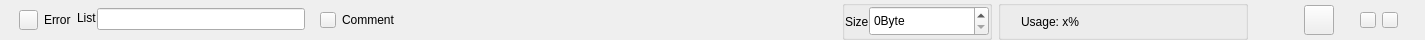
<?xml version="1.0" encoding="UTF-8"?>
<ui version="4.0">
 <class>C_SdNdeDpListHeaderWidget</class>
 <widget class="QWidget" name="C_SdNdeDpListHeaderWidget">
  <property name="geometry">
   <rect>
    <x>0</x>
    <y>0</y>
    <width>1425</width>
    <height>40</height>
   </rect>
  </property>
  <property name="minimumSize">
   <size>
    <width>0</width>
    <height>40</height>
   </size>
  </property>
  <property name="maximumSize">
   <size>
    <width>16777215</width>
    <height>40</height>
   </size>
  </property>
  <layout class="QHBoxLayout" name="horizontalLayout_11">
   <property name="spacing">
    <number>0</number>
   </property>
   <property name="leftMargin">
    <number>19</number>
   </property>
   <property name="topMargin">
    <number>0</number>
   </property>
   <property name="rightMargin">
    <number>27</number>
   </property>
   <property name="bottomMargin">
    <number>0</number>
   </property>
   <item>
    <layout class="QHBoxLayout" name="pc_TopHorizontalLayout" stretch="0,0,2,0,4,0,0,0,0,0,0,0,0">
     <property name="spacing">
      <number>6</number>
     </property>
     <item>
      <widget class="stw::opensyde_gui_elements::C_OgePubIconOnly" name="pc_PushButtonExpand">
       <property name="minimumSize">
        <size>
         <width>19</width>
         <height>20</height>
        </size>
       </property>
       <property name="maximumSize">
        <size>
         <width>19</width>
         <height>20</height>
        </size>
       </property>
       <property name="text">
        <string/>
       </property>
       <property name="checkable">
        <bool>true</bool>
       </property>
      </widget>
     </item>
     <item>
      <widget class="stw::opensyde_gui_elements::C_OgeLabToolTipBase" name="pc_LabelListError">
       <property name="text">
        <string>Error</string>
       </property>
      </widget>
     </item>
     <item>
      <widget class="QWidget" name="pc_WiListName" native="true">
       <property name="sizePolicy">
        <sizepolicy hsizetype="Expanding" vsizetype="Preferred">
         <horstretch>0</horstretch>
         <verstretch>0</verstretch>
        </sizepolicy>
       </property>
       <property name="minimumSize">
        <size>
         <width>150</width>
         <height>0</height>
        </size>
       </property>
       <layout class="QHBoxLayout" name="pc_LayoutName" stretch="0,1">
        <property name="spacing">
         <number>0</number>
        </property>
        <property name="leftMargin">
         <number>0</number>
        </property>
        <property name="topMargin">
         <number>0</number>
        </property>
        <property name="bottomMargin">
         <number>2</number>
        </property>
        <item>
         <layout class="QVBoxLayout" name="verticalLayout">
          <property name="bottomMargin">
           <number>2</number>
          </property>
          <item>
           <widget class="stw::opensyde_gui_elements::C_OgeLabListHeaderHeading" name="pc_LabelListNamePrefix">
            <property name="text">
             <string>List</string>
            </property>
           </widget>
          </item>
         </layout>
        </item>
        <item>
         <widget class="stw::opensyde_gui_elements::C_OgeLeListHeader" name="pc_LineEditName"/>
        </item>
       </layout>
      </widget>
     </item>
     <item>
      <widget class="stw::opensyde_gui_elements::C_OgePubSvgIconOnly" name="pc_PushButtonComment">
       <property name="minimumSize">
        <size>
         <width>16</width>
         <height>16</height>
        </size>
       </property>
       <property name="maximumSize">
        <size>
         <width>16</width>
         <height>16</height>
        </size>
       </property>
       <property name="text">
        <string/>
       </property>
      </widget>
     </item>
     <item>
      <widget class="stw::opensyde_gui_elements::C_OgeLabElided" name="pc_LabelComment">
       <property name="text">
        <string>Comment</string>
       </property>
      </widget>
     </item>
     <item>
      <spacer name="horizontalSpacer">
       <property name="orientation">
        <enum>Qt::Horizontal</enum>
       </property>
       <property name="sizeHint" stdset="0">
        <size>
         <width>20</width>
         <height>20</height>
        </size>
       </property>
      </spacer>
     </item>
     <item>
      <widget class="stw::opensyde_gui_elements::C_OgeGbxTransparent" name="pc_GroupBoxSize">
       <layout class="QHBoxLayout" name="pc_LayoutSize">
        <property name="spacing">
         <number>0</number>
        </property>
        <property name="leftMargin">
         <number>0</number>
        </property>
        <property name="topMargin">
         <number>0</number>
        </property>
        <property name="rightMargin">
         <number>0</number>
        </property>
        <property name="bottomMargin">
         <number>0</number>
        </property>
        <item>
         <widget class="stw::opensyde_gui_elements::C_OgeLabListHeaderHighlighted" name="pc_LabelSize">
          <property name="text">
           <string>Size</string>
          </property>
         </widget>
        </item>
        <item>
         <widget class="stw::opensyde_gui_elements::C_OgeSpxEditProperties" name="pc_SpinBoxSize">
          <property name="minimumSize">
           <size>
            <width>120</width>
            <height>30</height>
           </size>
          </property>
          <property name="maximumSize">
           <size>
            <width>120</width>
            <height>30</height>
           </size>
          </property>
          <property name="suffix">
           <string>Byte</string>
          </property>
         </widget>
        </item>
       </layout>
      </widget>
     </item>
     <item>
      <widget class="stw::opensyde_gui_elements::C_OgeGbxTransparent" name="pc_GroupBoxUsage">
       <property name="minimumSize">
        <size>
         <width>250</width>
         <height>0</height>
        </size>
       </property>
       <property name="maximumSize">
        <size>
         <width>250</width>
         <height>16777215</height>
        </size>
       </property>
       <property name="title">
        <string/>
       </property>
       <layout class="QHBoxLayout" name="horizontalLayout_7" stretch="0,0,0,1">
        <property name="spacing">
         <number>0</number>
        </property>
        <property name="leftMargin">
         <number>0</number>
        </property>
        <property name="topMargin">
         <number>0</number>
        </property>
        <property name="rightMargin">
         <number>0</number>
        </property>
        <property name="bottomMargin">
         <number>0</number>
        </property>
        <item>
         <spacer name="horizontalSpacer_4">
          <property name="orientation">
           <enum>Qt::Horizontal</enum>
          </property>
          <property name="sizeType">
           <enum>QSizePolicy::Fixed</enum>
          </property>
          <property name="sizeHint" stdset="0">
           <size>
            <width>20</width>
            <height>20</height>
           </size>
          </property>
         </spacer>
        </item>
        <item>
         <widget class="stw::opensyde_gui_elements::C_OgeLabComListHeader" name="pc_LabelUsage">
          <property name="text">
           <string>Usage: x%</string>
          </property>
         </widget>
        </item>
        <item>
         <spacer name="horizontalSpacer_5">
          <property name="orientation">
           <enum>Qt::Horizontal</enum>
          </property>
          <property name="sizeType">
           <enum>QSizePolicy::Fixed</enum>
          </property>
          <property name="sizeHint" stdset="0">
           <size>
            <width>10</width>
            <height>20</height>
           </size>
          </property>
         </spacer>
        </item>
        <item>
         <widget class="stw::opensyde_gui::C_SdNdeDpListHeaderUsageWidget" name="pc_UsageWidget" native="true">
          <property name="minimumSize">
           <size>
            <width>0</width>
            <height>5</height>
           </size>
          </property>
          <property name="maximumSize">
           <size>
            <width>16777215</width>
            <height>5</height>
           </size>
          </property>
         </widget>
        </item>
       </layout>
      </widget>
     </item>
     <item>
      <spacer name="horizontalSpacer_2">
       <property name="orientation">
        <enum>Qt::Horizontal</enum>
       </property>
       <property name="sizeType">
        <enum>QSizePolicy::Fixed</enum>
       </property>
       <property name="sizeHint" stdset="0">
        <size>
         <width>50</width>
         <height>20</height>
        </size>
       </property>
      </spacer>
     </item>
     <item>
      <widget class="stw::opensyde_gui_elements::C_OgePubSvgIconOnly" name="pc_PushButtonDataset">
       <property name="minimumSize">
        <size>
         <width>30</width>
         <height>30</height>
        </size>
       </property>
       <property name="maximumSize">
        <size>
         <width>30</width>
         <height>30</height>
        </size>
       </property>
       <property name="text">
        <string/>
       </property>
      </widget>
     </item>
     <item>
      <spacer name="horizontalSpacer_3">
       <property name="orientation">
        <enum>Qt::Horizontal</enum>
       </property>
       <property name="sizeType">
        <enum>QSizePolicy::Fixed</enum>
       </property>
       <property name="sizeHint" stdset="0">
        <size>
         <width>20</width>
         <height>20</height>
        </size>
       </property>
      </spacer>
     </item>
     <item>
      <widget class="stw::opensyde_gui_elements::C_OgePubIconOnly" name="pc_PushButtonFullScreen">
       <property name="minimumSize">
        <size>
         <width>16</width>
         <height>16</height>
        </size>
       </property>
       <property name="maximumSize">
        <size>
         <width>16</width>
         <height>16</height>
        </size>
       </property>
       <property name="text">
        <string/>
       </property>
      </widget>
     </item>
     <item>
      <widget class="stw::opensyde_gui_elements::C_OgePubIconOnly" name="pc_PushButtonCollapse">
       <property name="minimumSize">
        <size>
         <width>16</width>
         <height>16</height>
        </size>
       </property>
       <property name="maximumSize">
        <size>
         <width>16</width>
         <height>16</height>
        </size>
       </property>
      </widget>
     </item>
    </layout>
   </item>
  </layout>
 </widget>
 <customwidgets>
  <customwidget>
   <class>stw::opensyde_gui_elements::C_OgePubIconOnly</class>
   <extends>QPushButton</extends>
   <header>C_OgePubIconOnly.hpp</header>
  </customwidget>
  <customwidget>
   <class>stw::opensyde_gui_elements::C_OgeGbxTransparent</class>
   <extends>QGroupBox</extends>
   <header>C_OgeGbxTransparent.hpp</header>
   <container>1</container>
  </customwidget>
  <customwidget>
   <class>stw::opensyde_gui_elements::C_OgeLabListHeaderHeading</class>
   <extends>QLabel</extends>
   <header>C_OgeLabListHeaderHeading.hpp</header>
  </customwidget>
  <customwidget>
   <class>stw::opensyde_gui_elements::C_OgeLabComListHeader</class>
   <extends>QLabel</extends>
   <header>C_OgeLabComListHeader.hpp</header>
  </customwidget>
  <customwidget>
   <class>stw::opensyde_gui::C_SdNdeDpListHeaderUsageWidget</class>
   <extends>QWidget</extends>
   <header>C_SdNdeDpListHeaderUsageWidget.hpp</header>
   <container>1</container>
  </customwidget>
  <customwidget>
   <class>stw::opensyde_gui_elements::C_OgeSpxEditProperties</class>
   <extends>QSpinBox</extends>
   <header>C_OgeSpxEditProperties.hpp</header>
  </customwidget>
  <customwidget>
   <class>stw::opensyde_gui_elements::C_OgeLeListHeader</class>
   <extends>QLineEdit</extends>
   <header>C_OgeLeListHeader.hpp</header>
  </customwidget>
  <customwidget>
   <class>stw::opensyde_gui_elements::C_OgeLabListHeaderHighlighted</class>
   <extends>QLabel</extends>
   <header>C_OgeLabListHeaderHighlighted.hpp</header>
  </customwidget>
  <customwidget>
   <class>stw::opensyde_gui_elements::C_OgeLabToolTipBase</class>
   <extends>QLabel</extends>
   <header>C_OgeLabToolTipBase.hpp</header>
  </customwidget>
  <customwidget>
   <class>stw::opensyde_gui_elements::C_OgePubSvgIconOnly</class>
   <extends>QPushButton</extends>
   <header>C_OgePubSvgIconOnly.hpp</header>
  </customwidget>
  <customwidget>
   <class>stw::opensyde_gui_elements::C_OgeLabElided</class>
   <extends>QLabel</extends>
   <header>C_OgeLabElided.hpp</header>
  </customwidget>
 </customwidgets>
 <resources/>
 <connections/>
</ui>
